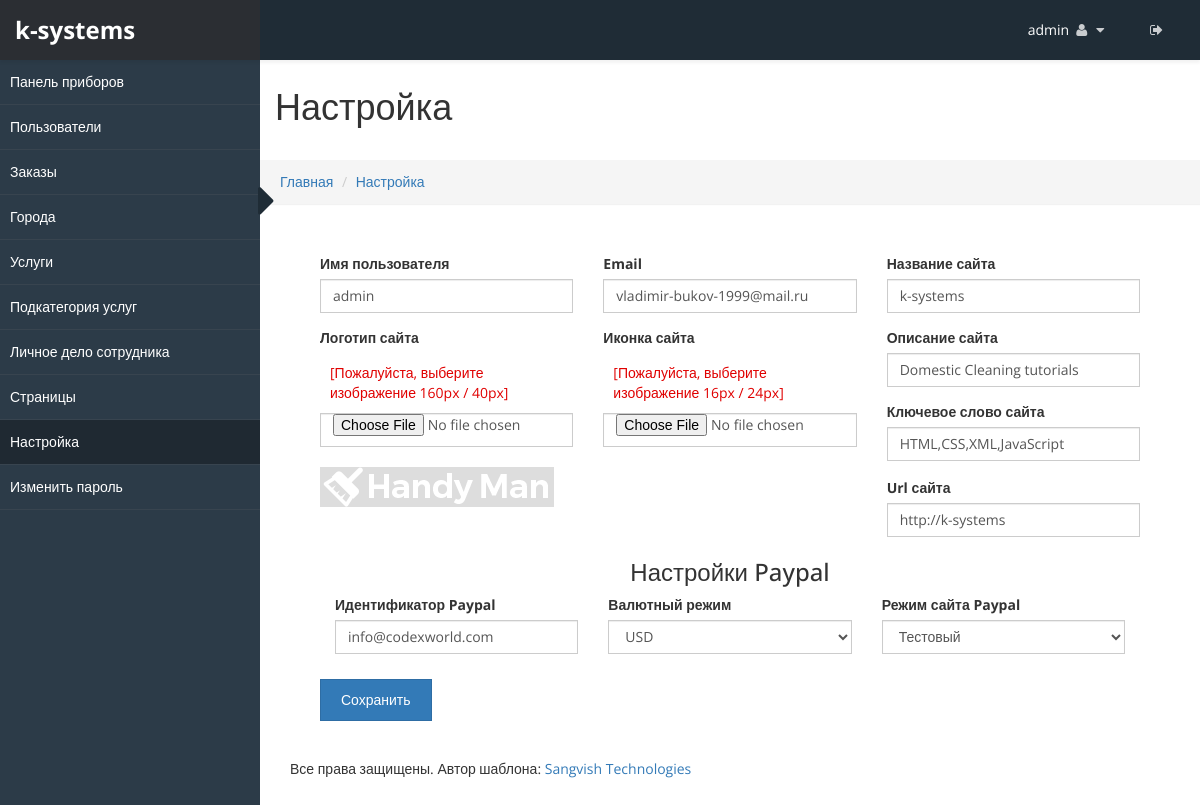
The app's page /admincp/setting.php (signed in) with its own data.
### tables this page shows
CREATE TABLE `sv_admin_login` (
  `admin_id` int(20) NOT NULL,
  `user_name` varchar(255) NOT NULL,
  `password` varchar(255) NOT NULL,
  `email_id` varchar(255) NOT NULL,
  `site_name` varchar(255) NOT NULL,
  `logo` varchar(255) NOT NULL,
  `favicon` varchar(255) NOT NULL,
  `site_desc` varchar(255) NOT NULL,
  `keyword` varchar(255) NOT NULL,
  `site_url` varchar(255) NOT NULL,
  `paypal_id` varchar(200) NOT NULL,
  `currency_mode` varchar(200) NOT NULL,
  `paypal_site_mode` varchar(200) NOT NULL
);

### admincp/setting.php (the view, shortened to what this page needs)
<!DOCTYPE html>
<html xmlns="http://www.w3.org/1999/xhtml">
<?php include("../connection.php"); ?>
<?php
	$res=mysqli_query($con, "select * from sv_admin_login");
	$row=mysqli_num_rows($res);
		if($row==0)
	 	{
			$admin_id="";
			$email_id="";
			$admin_name="";
			$site_name="";
			$logo="";
			$favicon="";
			$site_desc="";
			$keyword="";
			$site_url="";
			$paypal_id="";
			$cmode="";
			$smode="";
		}
		else
		{
			$fet=mysqli_fetch_array($res);
			$email_id=mysqli_real_escape_string($con, $fet['email_id']);
			$admin_name=mysqli_real_escape_string($con, $fet['user_name']);
			$paypal_id=mysqli_real_escape_string($con, $fet['paypal_id']);
			$cmode=mysqli_real_escape_string($con, $fet['currency_mode']);
			$smode=mysqli_real_escape_string($con, $fet['paypal_site_mode']);
		}
?>
<body>
    <div id="wrapper">
        <?php include("top_menu.php") ?>
        <?php include("side_menu.php") ?>
        <div id="page-wrapper" >
		  <div class="header">
                        <h1 class="page-header">
						Настройка
                        </h1>
						<ol class="breadcrumb">
					  <li><a href="dashboard.php">Главная</a></li>
					  <li><a href="#">Настройка</a></li>
					</ol>
		</div>
            <div id="page-inner">
			    <div class="panel-body">
		<form class="" name="admin_s" id="admin_s" method="post" enctype="multipart/form-data" action="admin_setting_addcode.php">
				<div class="col-lg-4 col-md-4 col-sm-4">
					<div class="form-group">
						<label>Имя пользователя</label>
						<input type="text" id="admin_name" required="" class="form-control" name="admin_name" value="<?php echo $admin_name;?>">
					</div>
				</div>
				<div class="col-lg-4 col-md-4 col-sm-4">
					<div class="form-group">
						<label>Email</label>
						<input type="text" id="email_id" class="form-control" name="email_id" value="<?php echo $email_id;?>">
					</div>
				</div>
				<div class="col-lg-4 col-md-4 col-sm-4">
					<div class="form-group">
						<label>Название сайта</label>
						<input type="text" id="site_name" class="form-control" name="site_name" value="<?php echo $site_name;?>">
					</div>
				</div>
				<div class="col-lg-4 col-md-4 col-sm-4">
					<div class="form-group">
						<label>Логотип сайта</label>
							<div class="err" style="padding:10px;" id="">[Пожалуйста, выберите изображение 160px / 40px]</div>
							<input type="file" id="logo" class="form-control" name="logo" value="<?php echo $fet['logo'];?>">
						<?php
						if($logo=="") { ?>
						<a href="#"><img style="background: #ddd;margin-top:20px;" src="admin-logo/default-logo.png" alt="" ></a>
						<?php
							}
							else
							{
							?>
						<a href="admin-logo/<?php echo $logo;?>" target="blank"><img style="background: #ddd;margin-top:20px;" src="admin-logo/<?php echo $logo;?>" alt=""></a>
						<?php } ?>
					</div>
				</div>
				<div class="col-lg-4 col-md-4 col-sm-4">
					<div class="form-group">
						<label>Иконка сайта</label>
						<div style="padding:10px;" class="err"  id="">[Пожалуйста, выберите изображение 16px / 24px]</div>
						<input type="file" id="favicon" class="form-control" name="favicon" value="<?php echo ""?>">
					</div>
				</div>
				<div class="col-lg-4 col-md-4 col-sm-4">
					<div class="form-group">
						<label>Описание сайта</label>
						<input type="text" id="site_desc" class="form-control" name="site_desc" value="<?php echo $site_desc?>">
					</div>
				</div>
				<div class="col-lg-4 col-md-4 col-sm-4">
					<div class="form-group">
						<label>Ключевое слово сайта</label>
						<input type="text" id="keyword" class="form-control" name="keyword" value="<?php echo $keyword;?>">
					</div>
				</div>
				<div class="col-lg-4 col-md-4 col-sm-4"></div>
								<div class="col-lg-4 col-md-4 col-sm-4"></div>
				<div class="col-lg-4 col-md-4 col-sm-4">
					<div class="form-group">
						<label>Url сайта</label>
						<input type="text" id="site_url" class="form-control" name="site_url" value="<?php echo $site_url;?>">
					</div>
				</div>
				<div class="col-lg-12 col-md-12 col-sm-12">
					<h3 class="text-center">Настройки Paypal</h3>
						<div class="col-lg-4 col-md-4 col-sm-4">
						<label>Идентификатор Paypal</label>
							<input type="text" id="paypal_id" class="form-control" name="paypal_id" value="<?php echo $paypal_id;?>">
						</div>
						<div class="col-lg-4 col-md-4 col-sm-4">
							<label>Валютный режим</label>
								<select id="cmode" name="cmode" class="form-control">
									<option value="USD" <?php { if($cmode=="USD") echo "selected='selected'"; }?>>USD</option>
								</select>
						</div>
						<div class="col-lg-4 col-md-4 col-sm-4">
							<label>Режим сайта Paypal</label>
								<select id="smode" name="smode" class="form-control">
									<option value="test" <?php { if($smode=="test") echo "selected='selected'"; }?>>Тестовый</option>
								</select>
						</div>
				</div>
				<div class="col-lg-12" style="margin-top:25px;">
					<button type="button" class="btn btn-primary" onclick="javascript:admin_email()">Сохранить</button>
				</div>
			</form>
			</div>
				 <?php include("footer.php") ?>
    </div>
	</div>
</body>
</html>

### admincp/top_menu.php (shortened to what this page needs)
<?php
 $res=mysqli_fetch_array(mysqli_query($con, "select * from sv_admin_login"));
	$site_name=mysqli_real_escape_string($con, $res['site_name']);
	$logo=mysqli_real_escape_string($con, $res['logo']);
	$site_desc=mysqli_real_escape_string($con, $res['site_desc']);
	$keyword=mysqli_real_escape_string($con, $res['keyword']);
	$site_url=mysqli_real_escape_string($con, $res['site_url']);
?>
<head>
    <link href="css/bootstrap.css" rel="stylesheet" />
    <link href="css/font-awesome.css" rel="stylesheet" />
    <link href="css/custom-styles.css" rel="stylesheet" />
    <link href="js/dataTables/dataTables.bootstrap.css" rel="stylesheet" />
	    <link href="css/style.css" rel="stylesheet" />
    <link rel="stylesheet" href="js/Lightweight-Chart/cssCharts.css">
	    <link href="css/style.css" rel="stylesheet" />
		<link href="http://www.jqueryscript.net/css/jquerysctipttop.css" rel="stylesheet" type="text/css">
<link rel="stylesheet" type="text/css" href="css/livegraph.css" />
</head>
<?php include("../connection.php");
if(!isset($_SESSION['user_nam']))
	header("Location:index.php");
else
{
	$user_name=mysqli_real_escape_string($con, $_SESSION['user_nam']);
	$res=mysqli_fetch_array(mysqli_query($con, "select * from sv_admin_login where user_name='$user_name'"));
	$uname=mysqli_real_escape_string($con, $res['user_name']);
}
?>
<nav class="navbar navbar-default top-navbar" role="navigation">
            <div class="navbar-header">
                <a class="navbar-brand" href="<?php echo $site_url;?>"><strong><?php echo $site_name; ?></strong></a>
            </div>
            <ul class="nav navbar-top-links navbar-right">
                 <li class="dropdown">
                    <a class="dropdown-toggle" data-toggle="dropdown" href="#" aria-expanded="false">
					<span><?php echo $uname;?></span>
                        <i class="fa fa-user fa-fw"></i> <i class="fa fa-caret-down"></i>
                    </a>
                </li>
				 <li class="dropdown">
                    <a href="logout.php">
                        <i class="fa fa-sign-out" aria-hidden="true"></i>
                    </a>
                </li>
            </ul>
        </nav>

### admincp/css/custom-styles.css (style rules this page uses)
body { font-family: 'Open Sans', sans-serif; background: #fff; }
#wrapper { width: 100%; }
#page-wrapper { padding: 15px 15px; min-height: 600px; background: #fff; }
#page-inner { width:100%; margin:10px 20px 10px 0px; padding: 15px 30px; min-height:600px; }
.text-center { text-align:center; }
h1, .h1, h2, .h2, h3, .h3 { margin-top: 7px; }
body { overflow-x:hidden; }
.top-navbar { position: fixed; width: 100%; z-index: 300; -webkit-box-shadow: 0 3px 3px rgba(0, 0, 0, 0.05); -moz-box-shadow: 0 3px 3px rgba(0, 0, 0, 0.05); box-shadow: 0 3px 3px rgba(0, 0, 0, 0.05); }
#page-wrapper { position: relative; top: 55px; box-shadow: 0 0 10px #757575; -moz-box-shadow: 0 0 10px #757575; -webkit-box-shadow: 0 0 10px #757575; }
.breadcrumb { padding: 12px 10px 12px 20px; margin-bottom: 20px; list-style: none; border-radius: 0; -webkit-box-shadow: 0 1px 1px rgba(0,0,0,.05); box-shadow: 0 1px 1px rgba(0,0,0,.05); }
.page-header { padding-bottom: 9px; margin: 0; border-bottom: 1px solid transparent; text-align: left;background-color: #fff;padding: 32px 22px 32px 15px; }
.top-navbar { margin:0px; padding:0px 30px 0 0; }
.top-navbar .navbar-brand { color: #fff; width: 260px; text-align: left; height: 60px; font-size: 24px; font-weight: 700; line-height: 30px; background: #1F2C36; }
.top-navbar .nav > li { position: relative; display: inline-block; margin: 0px; padding: 0px; }
.top-navbar .nav > li > a { position: relative; display: block; padding: 20px; color: #FFFFFF; margin: 0px; }
.top-navbar { background: #1F2C36; border-bottom:none; }
.top-navbar .nav > li > a > i { margin-right: 2px; }
.navbar-default { border:0px solid black; }
.navbar-header { background: transparent; }
.nav > li > a > i { margin-right:10px; color: rgba(255, 255, 255, 0.76); }
@media (min-width:768px) { #page-wrapper { margin: 0 0 0 260px; padding: 0; min-height: 1200px; } }
@media (min-width:768px) { .navbar { border-radius: 0px; } }

### admincp/css/style.css (style rules this page uses)
.err { color:#e00000; }

### records on screen
sv_admin_login: site_name "k-systems", user_name "admin", admin_name "admin", email_id "vladimir-bukov-1999@mail.ru", logo (picture), site_desc "Domestic Cleaning tutorials", keyword "HTML,CSS,XML,JavaScript", site_url "http://k-systems", paypal_id "info@codexworld.com", cmode "USD", smode "Тестовый"
